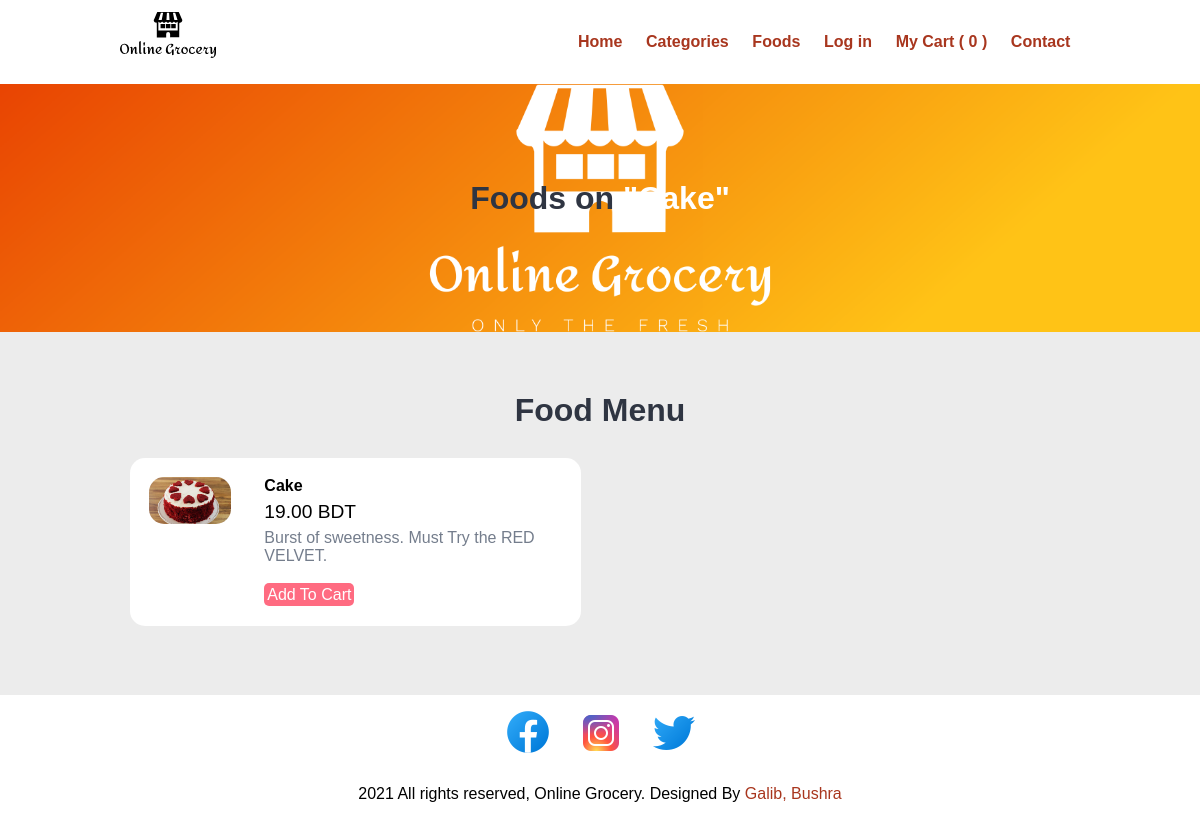
The app's page /category-foods.php?category_id=9, older data.
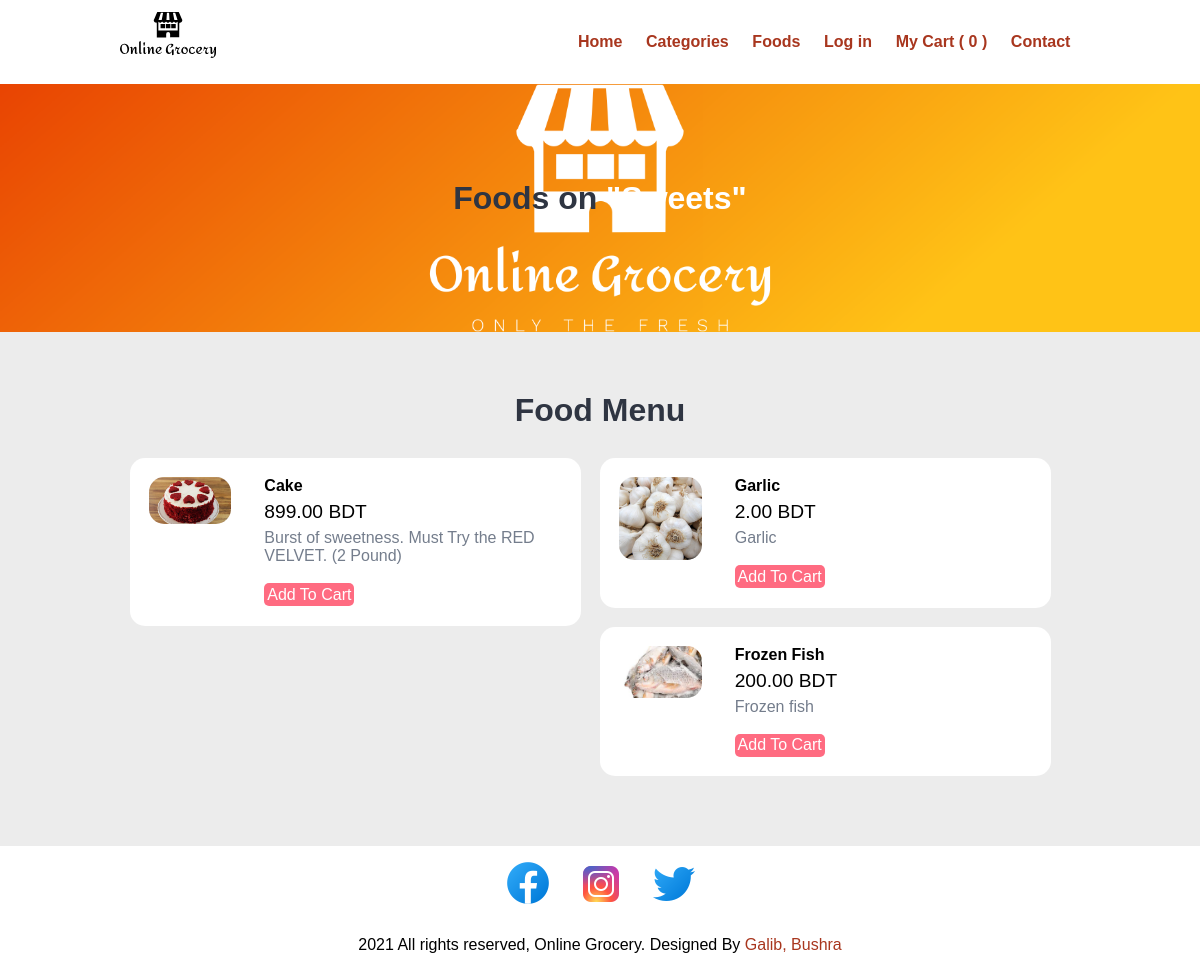
The same page, newer data.
### tables this page shows
CREATE TABLE `tbl_category` (
  `id` int(10) UNSIGNED NOT NULL,
  `title` varchar(100) NOT NULL,
  `image_name` varchar(255) NOT NULL,
  `featured` varchar(10) NOT NULL,
  `active` varchar(10) NOT NULL
);

CREATE TABLE `tbl_food` (
  `id` int(10) UNSIGNED NOT NULL,
  `title` varchar(100) NOT NULL,
  `description` text NOT NULL,
  `price` decimal(10,2) NOT NULL,
  `image_name` varchar(255) NOT NULL,
  `category_id` int(10) UNSIGNED NOT NULL,
  `featured` varchar(10) NOT NULL,
  `active` varchar(10) NOT NULL
);

### category-foods.php (the view, shortened to what this page needs)
<?php include('partials-front/menu.php'); ?>
<?php
    if(isset($_GET['category_id']))
    {
        $category_id = $_GET['category_id'];
        $sql = "SELECT title FROM tbl_category WHERE id=$category_id";
        $res = mysqli_query($conn, $sql);
        $row = mysqli_fetch_assoc($res);
        $category_title = $row['title'];
    }
    else
    {
        header('location:'.SITEURL);
    }
?>
<section class="food-search text-center">
    <div class="container">
        <h2>Foods on <a href="#" class="text-white">"<?php echo $category_title; ?>"</a></h2>
    </div>
</section>
<section class="food-menu">
    <div class="container">
        <h2 class="text-center">Food Menu</h2>
        <?php
            $sql2 = "SELECT * FROM tbl_food WHERE category_id=$category_id";
            $res2 = mysqli_query($conn, $sql2);
            $count2 = mysqli_num_rows($res2);
            if($count2>0)
            {
                while($row2=mysqli_fetch_assoc($res2))
                {
                    $title = $row2['title'];
                    $price = $row2['price'];
                    $description = $row2['description'];
                    $image_name = $row2['image_name'];
                    ?>
                    <div class="food-menu-box">
                        <div class="food-menu-img">
                            <?php
                                if($image_name=="")
                                {
                                    echo "<div class='error'>Image not Available.</div>";
                                }
                                else
                                {
                                    ?>
                                    <img src="<?php echo SITEURL; ?>images/food/<?php echo $image_name; ?>" alt="Chicke Hawain Pizza" class="img-responsive img-curve">
                                    <?php
                                }
                            ?>
                        </div>
                        <div class="food-menu-desc">
                            <h4><?php echo $title; ?></h4>
                            <p class="food-price"><?php echo $price; ?> BDT</p>
                            <p class="food-detail">
                                <?php echo $description; ?>
                            </p>
                            <br>
                            <form action = "manage_cart.php" method = "POST">
                            <button type="submit" name="Add_To_Cart" class="btn btn-primary">Add To Cart</button>
                            </form>
                        </div>
                    </div>
                    <?php
                }
            }
            else
            {
                echo "<div class='error'>Food not Available.</div>";
            }
        ?>
    </div>
</section>
<?php include('partials-front/footer.php'); ?>

Row changes from the older to the newer data that the page shows:
changed tbl_category: title "Cake" → "Sweets"
changed tbl_food "Cake": price "19.00" → "899.00"; description "Burst of sweetness. Must Try the RED VELVET." → "Burst of sweetness. Must Try the RED VELVET. (2 Pound)"
added tbl_food: image_name (picture), title "Garlic", price "2.00", description "Garlic"
added tbl_food: image_name (picture), title "Frozen Fish", price "200.00", description "Frozen fish"
